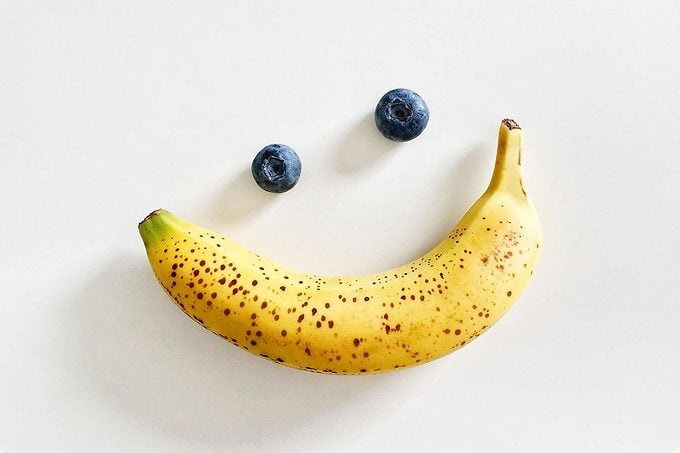
#> input picture openCV/basics/banana.jpg, 680 x 453 px
$ python image_processing.py
#> lines starting #> are read from the running program, lines starting #| are printed output that depends on the picture; after the words box and inside, x2 and y2 are one past the last pixel; in counts of white or black regions, pixels touching at a corner belong together
from pathlib import Path

import cv2

img = cv2.imread(str(Path(__file__).parent / 'banana.jpg'))
#> img is the input picture: shape (453, 680, 3); mean B, G, R 205.7, 222, 227.9

resizing = cv2.resize(img, (400, 400))
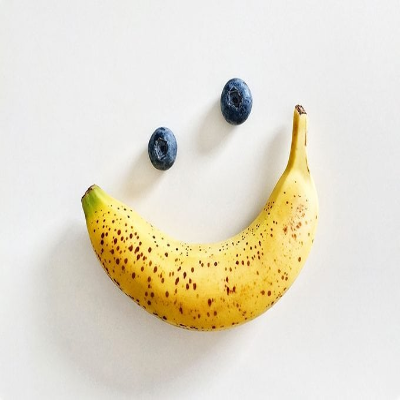
#> resizing: shape (400, 400, 3); mean B, G, R 205.6, 222, 227.9
grey = cv2.cvtColor(img, cv2.COLOR_BGR2GRAY)
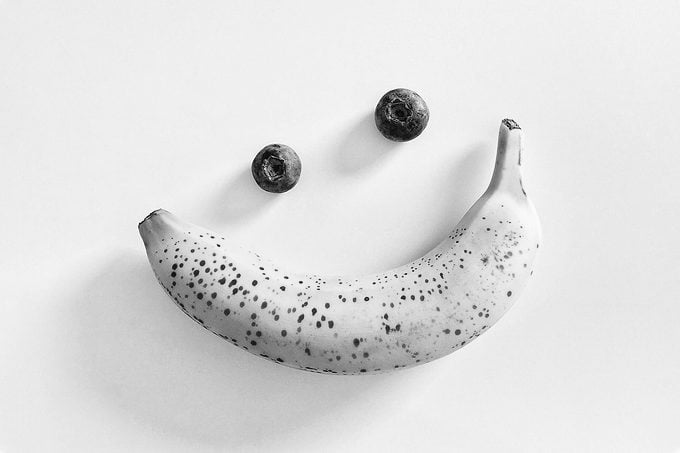
#> grey: shape (453, 680); min 0, max 255, mean 221.9
blurring = cv2.GaussianBlur(img, (15, 15), 0)
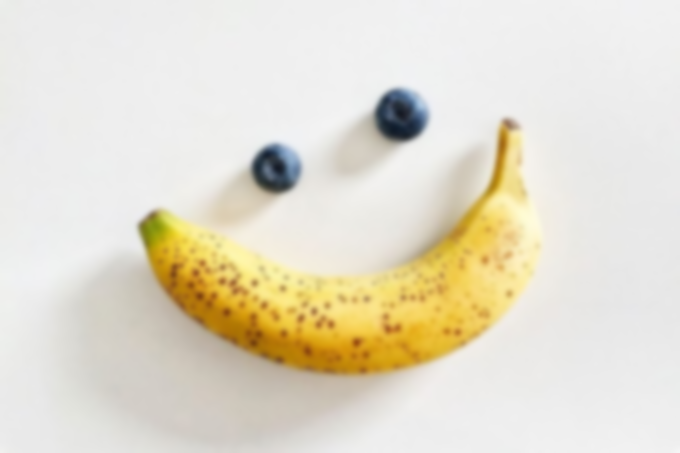
#> blurring: shape (453, 680, 3); mean B, G, R 205.7, 222, 227.9
edges = cv2.Canny(img, 30, 150)
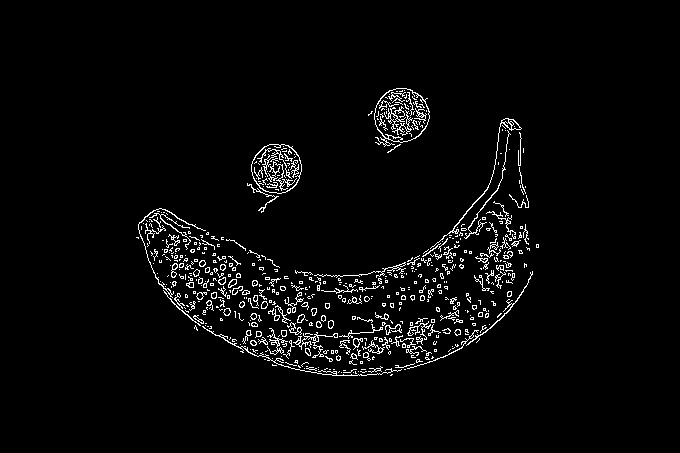
#> edges: shape (453, 680); 3.2% white in thin lines or dots, all inside (x1, y1, x2, y2) = (136, 88, 539, 376)

cv2.imshow('Image', img)
cv2.imshow('Resizing', resizing)
cv2.imshow('Grey', grey)
cv2.imshow('Blurring', blurring)
cv2.imshow('Edges', edges)
cv2.waitKey(0)
cv2.destroyAllWindows()
